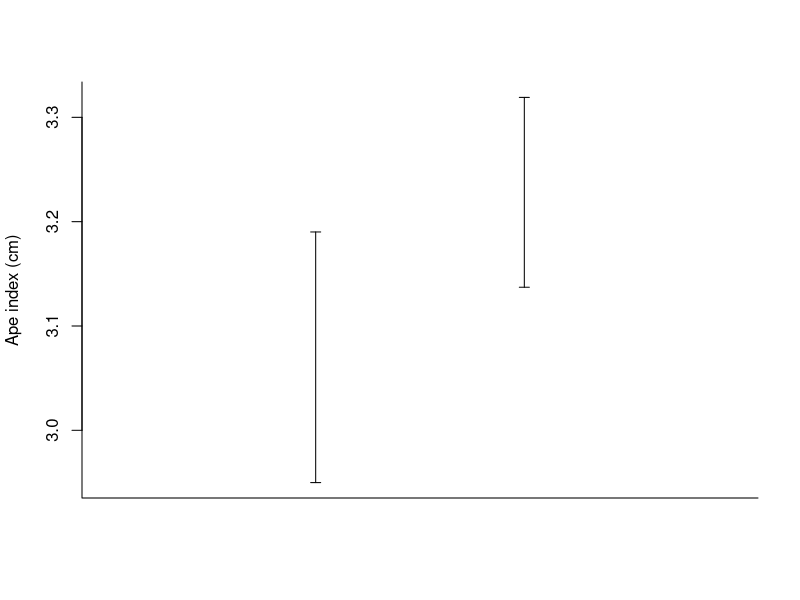

Generate this figure with R: (Note: this script raises an error after producing the figure.)


# function for error bars
error.bar <- function(x, y, upper, lower=upper, length=0.05,...){
  if(length(x) != length(y) | length(y) !=length(lower) | length(lower) != length(upper))
    stop("vectors must be same length")
  arrows(x,y+upper, x, y-lower, angle=90, code=3, length=length, ...)
}

# function for standard error of the mean
sem <- function(x){
  sd(x)/sqrt(length(x))
}

### generate data
climb <- rnorm(263, 3, 1.94)
swim <- rnorm(300, 3.32, 1.5)

# get vector of SEs
ses <- unlist(lapply(list(climb, swim), sem))
# get vector of means
means <- unlist(lapply(list(climb, swim), mean))
# first, draw empty plot
plot(NULL, type = "p", xlim = c(0, 3),
     ylim = c(min(means-ses), max(means+ses)), xlab= "", ylab = "Ape index (cm)", xaxt = "n",
     main = "", bty = "l", xaxt = "n")
error.bar(1:2, means, ses) # draw error bars
# draw points last so that they're on top of error bars
points(means, pch = 22, col = colors[3], bg = colors[2], cex = 2)
# add custom x axis
axis(1, at = 1:2, c("Climbers", "Swimmers"), tick = F)
